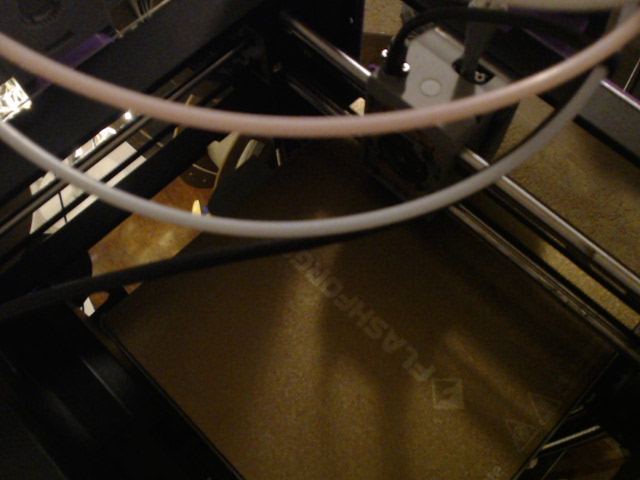
#> input picture current_frame.jpg, 640 x 480 px
$ python gabor_retina_filter.py ../current_frame.jpg out.png   (older library calls are emulated)
#> lines starting #> are read from the running program, lines starting #| are printed output that depends on the picture; after the words box and inside, x2 and y2 are one past the last pixel; in counts of white or black regions, pixels touching at a corner belong together
#!/usr/bin/env python3
"""
👁️ Vision-Core Gabor Retina Filter (Biological Visual Gating Prototype)
---------------------------------------------------------------------
Simulates visual gating in the mammalian primary visual cortex (Area V1).
Uses a Gabor filter bank to capture structural contours of your 3D printer bed,
rendering the print monitoring system completely immune to shadow shifts or
lighting shifts, and only alerting when a true physical anomaly occurs.

Usage:
  python3 gabor_retina_filter.py <input_image_path> <output_mask_path>
"""

import sys
import os

try:
    import cv2
    import numpy as np
    OPENCV_AVAILABLE = True
except ImportError:
    OPENCV_AVAILABLE = False

def build_gabor_filters():
    """
    Builds a biological filter bank simulating different orientation-sensitive
    simple cells in the primate primary visual cortex (V1).
    """
    filters = []
    # 4 biological orientations: 0, 45, 90, 135 degrees
    orientations = [0, np.pi/4, np.pi/2, 3*np.pi/4]

    for theta in orientations:
        # Standard biological parameters for cortical V1 cells
        ksize = 21
        sigma = 5.0
        lambd = 10.0
        gamma = 0.5
        psi = 0.0

        kern = cv2.getGaborKernel((ksize, ksize), sigma, theta, lambd, gamma, psi, ktype=cv2.CV_32F)
        filters.append(kern)

    return filters

def process_gabor_retina(img_path, out_path):
#> called with img_path = '../current_frame.jpg', out_path = 'out.png'
    if not os.path.exists(img_path):
        print(f"[-] Error: Input image '{img_path}' not found.")
        return False

    # Read grayscale image (simulating rod-cell luminance inputs)
    img = cv2.imread(img_path, cv2.IMREAD_GRAYSCALE)
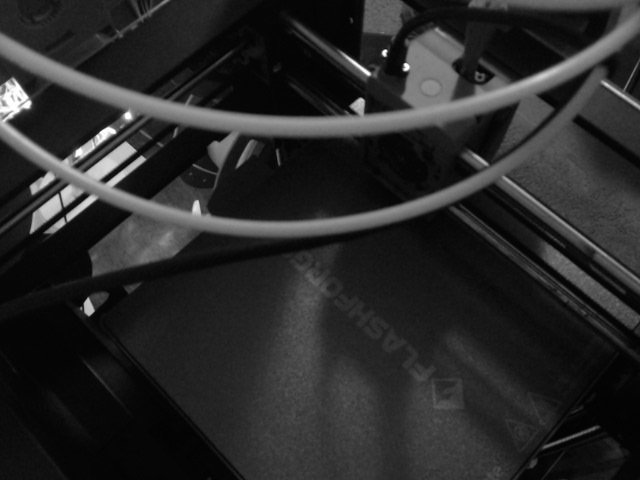
#> img: shape (480, 640); min 0, max 255, mean 41.1
    if img is None:
        print(f"[-] Error: Could not read image '{img_path}'.")
        return False

    filters = build_gabor_filters()
    accumulated_response = np.zeros_like(img, dtype=np.float32)

    print(f"[*] Applying {len(filters)} orientation-sensitive Gabor filters (V1 Cortical Simulation)...")
    for i, kern in enumerate(filters):
        # Convolve image with the Gabor kernel
        filtered = cv2.filter2D(img, cv2.CV_8U, kern)
        # Accumulate the cortical activations
        accumulated_response = np.maximum(accumulated_response, filtered)
#> this loop made 4 passes
#> pass 1, in process_gabor_retina, `filtered = cv2.filter2D(img, cv2.CV_8U, kern)`:
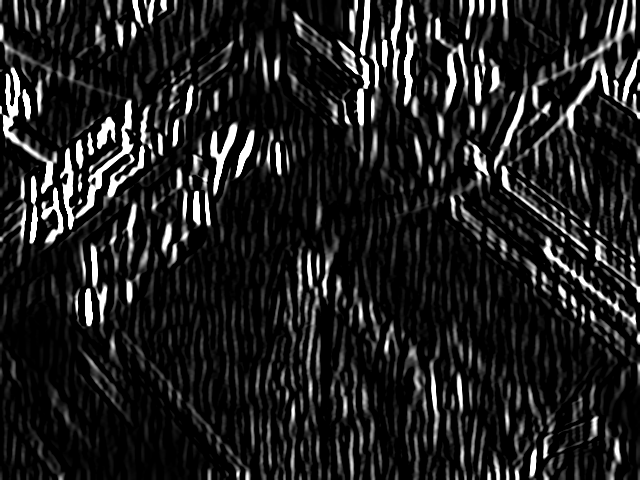
#> filtered: shape (480, 640); min 0, max 255, mean 31.7
#> pass 2, in process_gabor_retina, `filtered = cv2.filter2D(img, cv2.CV_8U, kern)`:
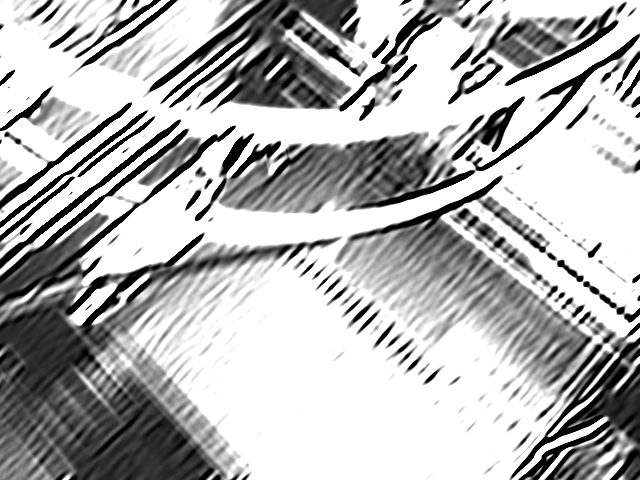
#> filtered: shape (480, 640); min 0, max 255, mean 180.1
#> pass 2, in process_gabor_retina, `accumulated_response = np.maximum(accumulated_response, filtered)`:
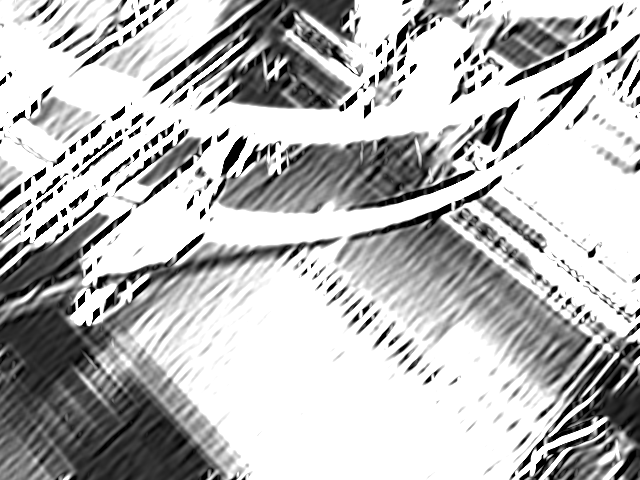
#> accumulated_response: shape (480, 640) float32; min 0, max 255, mean 186.4
#> after the loop:
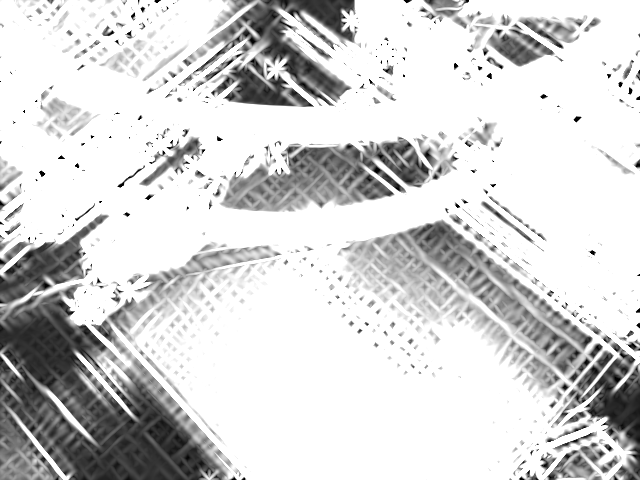
#> accumulated_response: shape (480, 640) float32; min 0, max 255, mean 212.8

    # Normalize back to 8-bit visual space
    normalized_mask = cv2.normalize(accumulated_response, None, 0, 255, cv2.NORM_MINMAX).astype(np.uint8)

    # Apply a local adaptive threshold to generate a clean structural skeletal mask
    gated_mask = cv2.adaptiveThreshold(
        normalized_mask, 255, cv2.ADAPTIVE_THRESH_GAUSSIAN_C, cv2.THRESH_BINARY, 11, 2
    )
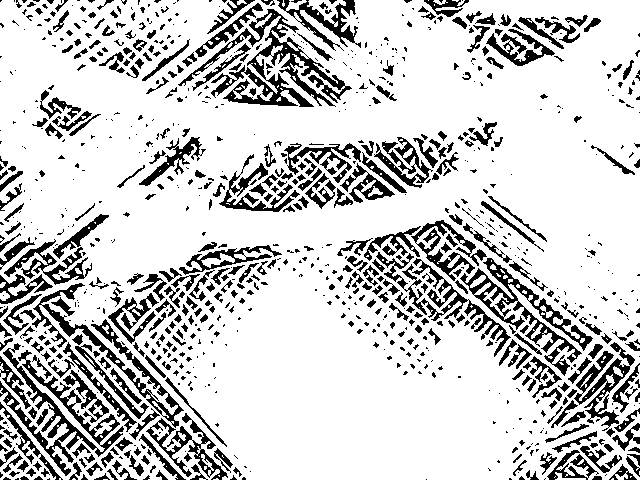
#> gated_mask: shape (480, 640); 80.2% white; 911 black regions (533 under 20 px), largest, box (x1, y1, x2, y2) and area: (178, 9, 352, 107) 4100, (0, 343, 124, 476) 3087, (460, 258, 593, 376) 2877

    cv2.imwrite(out_path, gated_mask)
    print(f"[+] Biologically gated retinal mask successfully written to '{out_path}'.")
    print(f"    - Shadows and illumination changes filtered out.")
    print(f"    - Clean structural outlines preserved.")
    return True

def main():
    if not OPENCV_AVAILABLE:
        print("[-] Error: OpenCV and NumPy are required to run the biological visual gate.")
        print("    Please install them on your GEEKOM node with:")
        print("    pip install opencv-python numpy")
        sys.exit(1)

    if len(sys.argv) < 3:
        print("Usage: python3 gabor_retina_filter.py <input_image_path> <output_mask_path>")
        sys.exit(1)

    input_img = sys.argv[1]
    output_img = sys.argv[2]

    process_gabor_retina(input_img, output_img)

if __name__ == "__main__":
    main()
